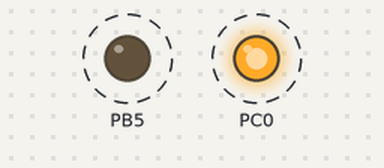
The program below on a simulated ATmega328P, built with avr-gcc and emulated at 16 MHz. Shown: output pins drawn as LEDs (lit = HIGH). Dashed ring = blinking.

Above: at 0.5 s.
Timing chart, 0 to 4.6 s (numbered marks = the images above):
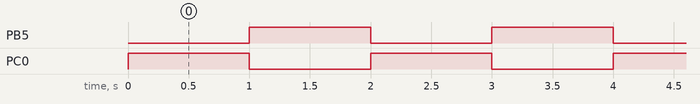

Measured:
- by itself, PB5, PC0: alternates HIGH for 1.0 s and LOW for 1.0 s

The program:

main.c
```c
/*
 *	Toggle_Uno_LED.c
 *
 *	Author: Professor Volkman
 *  Description: This application toggles the LED on the UNO Development Board
 */

#define F_CPU 16000000UL
#include <avr/io.h>
#include <util/delay.h>

int main(void)
{
	unsigned delay = 1000;

	DDRB |= 0x20;				// (1 << DDB5)
	DDRC |= 0x01;

	// Set Initial Pins
	PORTB |= 0x20;
	PORTC &= ~( 0x01 );

	while (1)
	{
		if (( PINB & 0x20 ) == 0x20 )
		{
			PORTB &= ~( 0x20 );
		}
		else
		{
			PORTB |= 0x20;
		}

		if (( PINC  & 0x01 ) == 0x01 )
		{
			PORTC &= ~( 0x01 );
		}
		else
		{
			PORTC |= 0x01;
		}
		_delay_ms( delay );
	}
}
```
